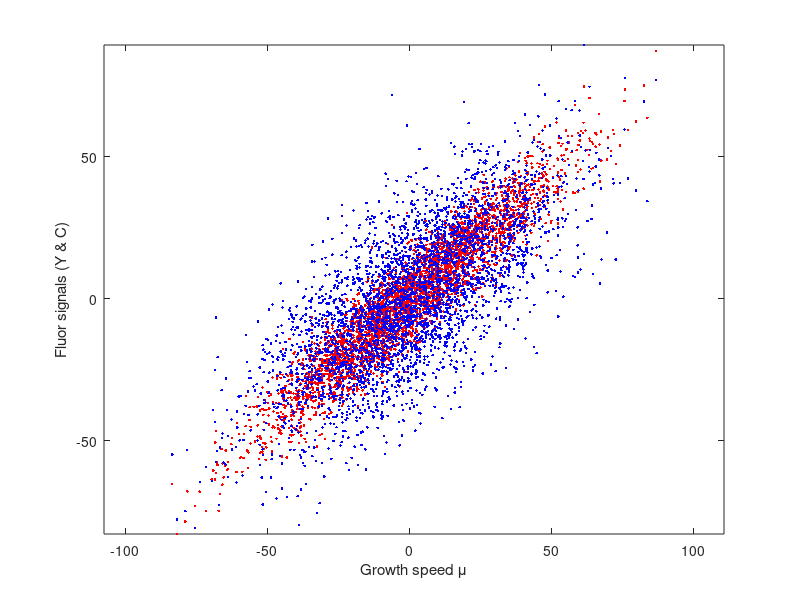
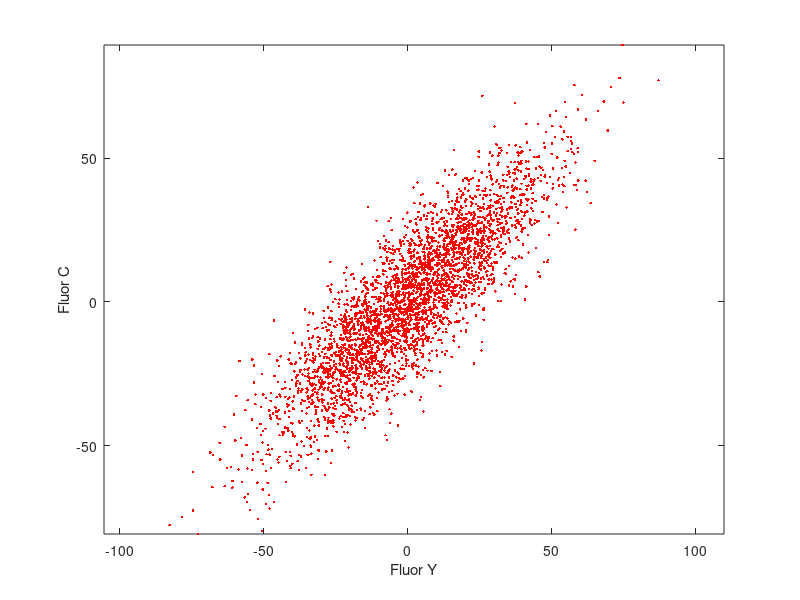

MATLAB code for these plots, in order:
%%
% Written by MW, 2015/02
% Script test model Noreen drafted to explain intr/extr noise w. different
% noise sources working different observables, some observables sharing
% noise sources.

N = 3512

% There are 5 noise sources
amplitudeMu     = 2; % editable parameters
amplitudeY      = 1;
amplitudeC      = 3;
amplitudeYC     = 4;
amplitudeMuYC   = 5;

% TODO: offset?
noiseMu     = randn(N,1) * amplitudeMu; %
noiseY      = randn(N,1) * amplitudeY; % also known as intrinsic noise
noiseC      = randn(N,1) * amplitudeC; % idem
noiseYC     = randn(N,1) * amplitudeYC;
noiseMuYC   = randn(N,1) * amplitudeMuYC; % also known as extrinsic noise
    % TODO: actually, is noiseYC considered extr./intr.? and noiseMu?

% These have effects on three observables
% Effects are defined through gains
noiseMuGain      = 2.5; % editable parameters
noiseYGain       = 3;
noiseCGain       = 2;
noiseYCGainY     = 1.5;
noiseYCGainC     = 4;
noiseMuYCGainMu  = 5;
noiseMuYCGainY   = 4.5;
noiseMuYCGainC   = 3.5;

% Now calculate the signal for the observables:
observableY     = noiseYGain*noiseY     + noiseYCGainY*noiseYC + noiseMuYCGainY*noiseMuYC;
observableC     = noiseCGain*noiseC     + noiseYCGainC*noiseYC + noiseMuYCGainC*noiseMuYC;
observableMu    = noiseMuGain*noiseMu   +                        noiseMuYCGainMu*noiseMuYC;
    % TODO: NoiseMuY and noiseMuC don't exist because the promoters are
    % symmetrical. At least, that's an assumption -- which might be 
    % incorrect if you consider the data.

figure(1); clf;
plot(observableMu, observableY, '.r')
hold on;
plot(observableMu, observableC, '.b')
axis equal
xlabel('Growth speed \mu')
ylabel('Fluor signals (Y & C)')

figure(2); clf;
plot(observableY, observableC, '.r')
axis equal
xlabel('Fluor Y')
ylabel('Fluor C')

% Note that there is no time component in this data, so we cannot make
% cross correlation functions.
% Only the correlation coefficient can be measured.

%RmuY = corr(observableMu,observableY)
%RmuC = corr(observableMu,observableC)

% Slopes:
rMuY = corr(observableMu,observableY) / (std(observableMu)*std(observableY))
rMuC = corr(observableMu,observableC) / (std(observableMu)*std(observableC))

% And theoretically:
theoRMuY = noiseMuYCGainY / noiseMuYCGainMu
theoRMuC = noiseMuYCGainC / noiseMuYCGainMu

% Note that Noreen has sent me two websites with two nice explanations when
% the slope indeed is the same as the cov, and when not.
%
% - http://stats.stackexchange.com/questions/22718/what-is-the-difference-between-linear-regression-on-y-with-x-and-x-with-y/22721#22721
% - http://stats.stackexchange.com/questions/32464/how-does-the-correlation-coefficient-differ-from-regression-slope
